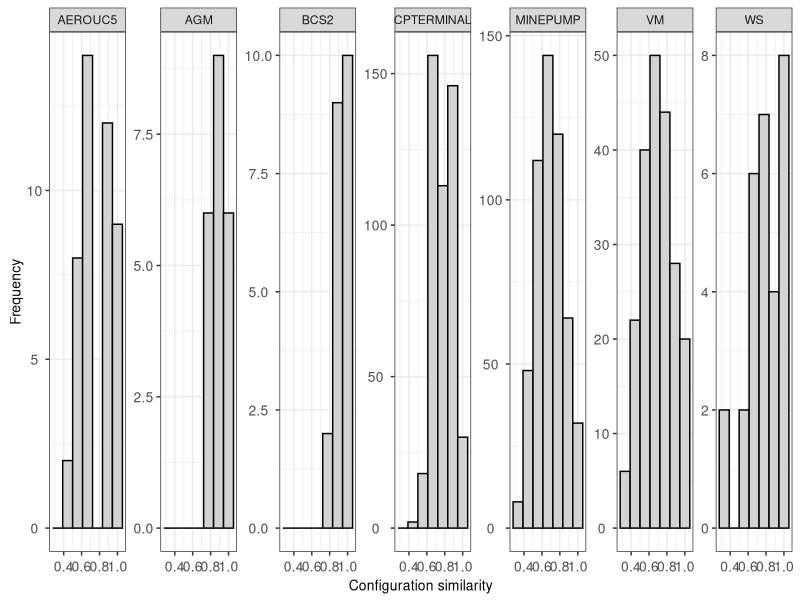
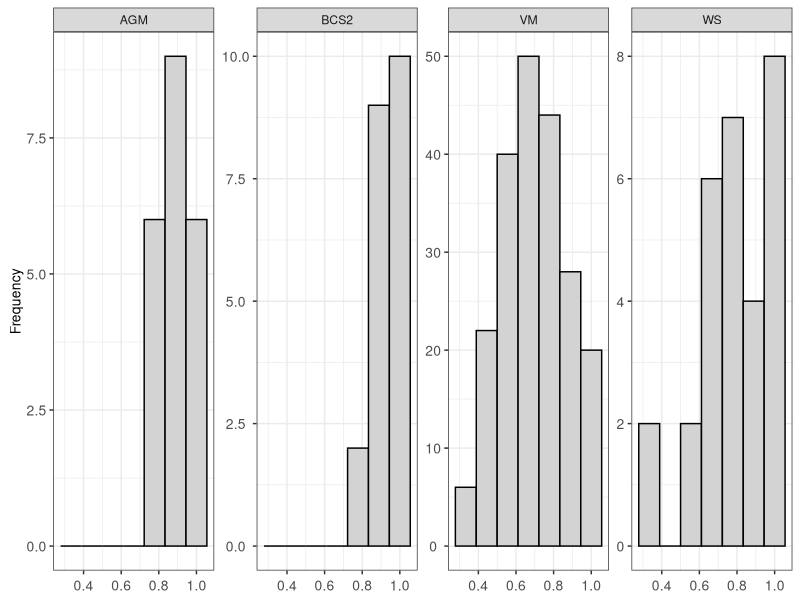
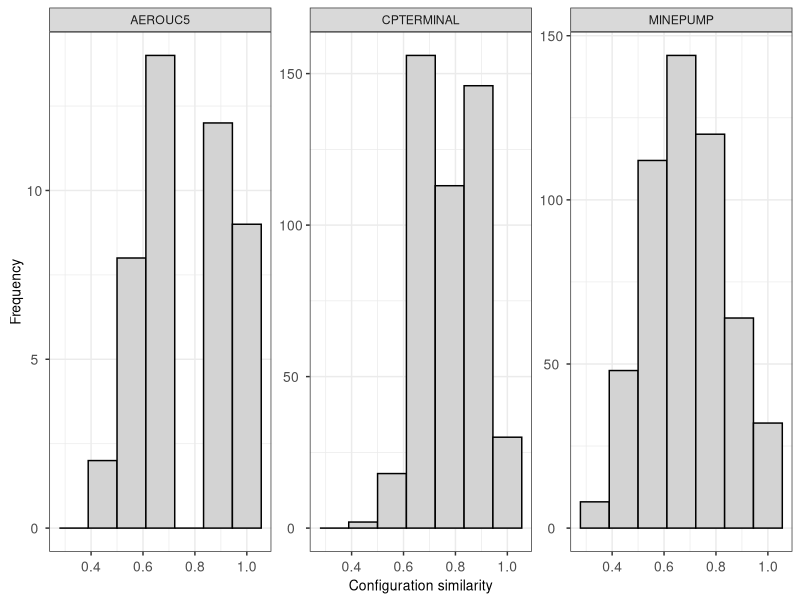

Source code (R) for these figures, in order: (Note: this script raises an error after producing the figures.)
list.of.packages <- c("ggpubr","ggrepel","ggplot2","effsize","stringr","reshape","dplyr", "egg", "gridExtra")

# new.packages <- list.of.packages[!(list.of.packages %in% installed.packages(lib.loc="/home/cdnd1/Rpackages/")[,"Package"])]
# if(length(new.packages)) install.packages(new.packages,lib="/home/cdnd1/Rpackages/")
# lapply(list.of.packages,require,character.only=TRUE, lib.loc="/home/cdnd1/Rpackages/")

new.packages <- list.of.packages[!(list.of.packages %in% installed.packages()[,"Package"])]
if(length(new.packages)) install.packages(new.packages, dependencies = TRUE)
lapply(list.of.packages,require,character.only=TRUE)

rm(new.packages,list.of.packages)

# # Loading log files from pair merging, dissimilarity, and comparelanguage.
# # Then, combine tables in a single data structure
# pair_tabs <- NULL
# # for (an_spl in c("agm", "bcs2")) {
# # for (an_spl in c("agm", "vm", "ws", "bcs2")) {
# # for (an_spl in c("agm", "vm", "ws", "bcs2", "cpterminal", "minepump")) {
# for (an_spl in c("agm", "vm", "ws", "bcs2", "cpterminal", "minepump", "aerouc5")) {
#   tab_c<-read.table(paste("./pair/pair_merging_",an_spl,".log",sep = ""),sep="/", header=TRUE)
#   tab_d<-read.table(paste("./pair/pair_dissimilarity_",an_spl,".log",sep = ""),sep="\t", header=TRUE)
#   tab_l<-read.table(paste("./pair/pair_comparelanguages_",an_spl,".log",sep = ""),sep="|", header=TRUE)
#   tab_m<-merge(merge(tab_c,tab_d),tab_l)
#   tab_m$SPL <- an_spl
#   if(is.null(pair_tabs)){
#     pair_tabs <- tab_m
#   }else{
#     pair_tabs <- rbind(pair_tabs,tab_m)
#   }
#   rm(tab_c,tab_d,tab_l,tab_m)
# }
# write.table(pair_tabs,"./pair_mdc.tab")
pair_tabs<-read.table("./pair_mdc.tab")

# calculate similarity (opposite of dissim)
pair_tabs$ConfigSim <- 1-pair_tabs$ConfigDissim

# calculate model size increment in terms of the maximum size (number of states)
pair_tabs$RatioStates<- apply(pair_tabs[,c("TotalStatesRef","TotalStatesUpdt")],1,sum)
pair_tabs$RatioStates<- pair_tabs$StatesFFSM/pair_tabs$RatioStates

# calculate model size increment in terms of the maximum size (number of transitions)  
pair_tabs$RatioTransitions<- apply(pair_tabs[,c("TotalTransitionsRef","TotalTransitionsUpdt")],1,sum)
pair_tabs$RatioTransitions<- pair_tabs$TransitionsFFSM/pair_tabs$RatioTransitions

# # calculate model size increment in terms of the largest model size (number of states)
# pair_tabs$RatioStatesMax<- apply(pair_tabs[,c("TotalStatesRef","TotalStatesUpdt")],1,max)
# pair_tabs$RatioStatesMax<- pair_tabs$StatesFFSM/pair_tabs$RatioStatesMax
# 
# # calculate model size increment in terms of the largest model size (number of transitions)  
# pair_tabs$RatioTransitionsMax<- apply(pair_tabs[,c("TotalTransitionsRef","TotalTransitionsUpdt")],1,max)
# pair_tabs$RatioTransitionsMax<- pair_tabs$TransitionsFFSM/pair_tabs$RatioTransitionsMax

pair_tabs$SPL<-toupper(pair_tabs$SPL)
# dissimilarity histogram 
filename <- "histogram_ConfigSim.pdf"
p<-ggplot(pair_tabs, aes(x=ConfigSim)) + 
  geom_histogram(color="black", fill="lightgrey", bins=7)+
  labs(x = "Configuration similarity", y = "Frequency")+
  theme_bw()+
  theme(
    plot.title = element_text(hjust = 0.5, size=10),
    axis.text.x  = element_text(angle = 0,   hjust = 0.5, vjust = 0.5, size=10),
    axis.text.y  = element_text(angle = 0,   hjust = 0.5, vjust = 0.5, size=10),
    axis.title.x  = element_text(angle = 0,  hjust = 0.5, vjust = 0.5, size=10),
    axis.title.y  = element_text(angle = 90, hjust = 0.5, vjust = 0.5, size=10)
  )+facet_wrap(SPL~.,scales = "free_y", nrow = 1)
p1 <- p %+% subset(pair_tabs, SPL %in% c("AGM","BCS2","VM","WS")) + labs(x = NULL)
p2 <- p %+% subset(pair_tabs, !SPL %in% c("AGM","BCS2","VM","WS"))
p<-arrangeGrob(grobs = lapply(
  list(p1, p2),
  set_panel_size,
  width = unit(5, "cm"),
  height = unit(4, "cm")
))
print(p)
ggsave(device=cairo_pdf, filename, width = 9.75, height = 4.5, dpi=320,p)
rm(p,p1,p2,filename)

# dissimilarity (RatioStates) histogram
filename <- "histogram_RatioStates.pdf"
p<-ggplot(pair_tabs, aes(x=RatioStates)) +
  geom_histogram(color="black", fill="lightgrey", bins=7)+
  labs(x = "Ratio between FFSM size to total size of products pairs (number of states)", y = "Frequency")+
  theme_bw()+
  theme(
    plot.title = element_text(hjust = 0.5, size=10),
    axis.text.x  = element_text(angle = 0,   hjust = 0.5, vjust = 0.5, size=10),
    axis.text.y  = element_text(angle = 0,   hjust = 0.5, vjust = 0.5, size=10),
    axis.title.x  = element_text(angle = 0,  hjust = 0.5, vjust = 0.5, size=10),
    axis.title.y  = element_text(angle = 90, hjust = 0.5, vjust = 0.5, size=10)
  )+facet_wrap(SPL~.,scales = "free_y", nrow = 1)
p1 <- p %+% subset(pair_tabs, SPL %in% c("AGM","BCS2","VM","WS")) + labs(x = NULL)
p2 <- p %+% subset(pair_tabs, !SPL %in% c("AGM","BCS2","VM","WS"))
p<-arrangeGrob(grobs = lapply(
  list(p1, p2),
  set_panel_size,
  width = unit(5, "cm"),
  height = unit(4, "cm")
))
print(p)
ggsave(device=cairo_pdf, filename, width = 9.75, height = 4.5, dpi=320,p)
rm(p,p1,p2,filename)

# dissimilarity (RatioTransitions) histogram
filename <- "histogram_RatioTransitions.pdf"
p<-ggplot(pair_tabs, aes(x=RatioTransitions)) +
  geom_histogram(color="black", fill="lightgrey", bins=7)+
  labs(x = "Ratio between FFSM size to total size of products pairs (number of transitions)", y = "Frequency")+
  theme_bw()+
  theme(
    plot.title = element_text(hjust = 0.5, size=10),
    axis.text.x  = element_text(angle = 0,   hjust = 0.5, vjust = 0.5, size=10),
    axis.text.y  = element_text(angle = 0,   hjust = 0.5, vjust = 0.5, size=10),
    axis.title.x  = element_text(angle = 0,  hjust = 0.5, vjust = 0.5, size=10),
    axis.title.y  = element_text(angle = 90, hjust = 0.5, vjust = 0.5, size=10)
  )+facet_wrap(SPL~.,scales = "free_y", nrow = 1)
p1 <- p %+% subset(pair_tabs, SPL %in% c("AGM","BCS2","VM","WS")) + labs(x = NULL)
p2 <- p %+% subset(pair_tabs, !SPL %in% c("AGM","BCS2","VM","WS"))
p<-arrangeGrob(grobs = lapply(
  list(p1, p2),
  set_panel_size,
  width = unit(5, "cm"),
  height = unit(4, "cm")
))
print(p)
ggsave(device=cairo_pdf, filename, width = 9.75, height = 4.5, dpi=320,p)
rm(p,p1,p2,filename)

{
  corrMethod<-"pearson"
  # x_col = "RatioStates";          xlab_txt = "Ratio between total sizes of FFSM to products pair (number of states)"
  x_col = "RatioTransitions";     xlab_txt = "Ratio between total sizes of FFSM to products pair (number of transitions)"
  y_col <- "ConfigSim"; ylab_txt <- "Configuration similarity";
  # y_col <- "RatioFeatures"; ylab_txt <- "Amount of feature sharing";
  
  y_title <- "Pearson correlation coefficient - Pairwise analysis"
  filename <- paste("correlation_",x_col,"_",y_col,".pdf",sep = "")
  
  p1 <-ggscatter(subset(pair_tabs, SPL %in% c("AGM","BCS2","VM","WS")),
                 x = x_col, xlab = NULL,
                 y = y_col, ylab = ylab_txt,
                 title = y_title,
                 add = "reg.line",
                 cor.coeff.args = list(method = corrMethod, label.x.npc = 0.00, label.y.npc = 0.00),
                 cor.coef.size = 4,
                 conf.int = TRUE, # Add confidence interval
                 cor.coef = TRUE # Add correlation coefficient. see ?stat_cor
  )+
    theme_bw()+
    theme(
      plot.title = element_text(hjust = 0.5, size=15),
      strip.text.x = element_text(size = 15),
      strip.text.y = element_text(size = 15),
      axis.text.x  = element_text(angle = 0,   hjust = 0.5, vjust = 0.5, size=15),
      axis.text.y  = element_text(angle = 0,   hjust = 0.5, vjust = 0.5, size=15),
      axis.title.x  = element_text(angle = 0,  hjust = 0.5, vjust = 0.5, size=15),
      axis.title.y  = element_text(angle = 90, hjust = 0.5, vjust = 0.5, size=15)
    )+ facet_wrap(SPL~.,scales = "free", nrow = 1)  + labs(x = NULL)
  # facet_wrap(SPL~.,scales = "free_x", nrow = 1)
  # facet_wrap(SPL~., nrow = 1)
  
  p2 <-ggscatter(subset(pair_tabs, !SPL %in% c("AGM","BCS2","VM","WS")),
                 x = x_col, xlab = xlab_txt,
                 y = y_col, ylab = ylab_txt,
                 title = NULL,
                 add = "reg.line",
                 cor.coeff.args = list(method = corrMethod, label.x.npc = 0.00, label.y.npc = 0.00),
                 cor.coef.size = 4,
                 conf.int = TRUE, # Add confidence interval
                 cor.coef = TRUE # Add correlation coefficient. see ?stat_cor
  )+
    theme_bw()+
    theme(
      plot.title = element_text(hjust = 0.5, size=15),
      strip.text.x = element_text(size = 15),
      strip.text.y = element_text(size = 15),
      axis.text.x  = element_text(angle = 0,   hjust = 0.5, vjust = 0.5, size=15),
      axis.text.y  = element_text(angle = 0,   hjust = 0.5, vjust = 0.5, size=15),
      axis.title.x  = element_text(angle = 0,  hjust = 0.5, vjust = 0.5, size=15),
      axis.title.y  = element_text(angle = 90, hjust = 0.5, vjust = 0.5, size=15)
    )+ facet_wrap(SPL~.,scales = "free", nrow = 1)
  p<-arrangeGrob(grobs = lapply(
    list(p1, p2),
    set_panel_size,
    width = unit(9, "cm"),
    height = unit(5, "cm")
  ))
  print(p)
  ggsave(device=cairo_pdf, filename, width = 17, height = 6, dpi=320,p)
  rm(p,p1,p2,filename,x_col,xlab_txt,y_col,ylab_txt,y_title,corrMethod)
}

# # Loading report files of recovering FFSMs from prioritized configurations
# # Then, combine tables in a single data structure
# prtz_tabs <- NULL
# for (logId in seq(0,29)) {
#     logId <- str_pad(logId, 2, pad = "0")
#     # for (an_spl in c("agm", "vm", "ws", "bcs2", "cpterminal", "minepump")) {
#     for (an_spl in c("agm", "vm", "ws", "bcs2", "cpterminal", "minepump", "aerouc5")) {
#       for (xmdp in c("lmdp", "gmdp", "rndp")) {
#       # for (xmdp in c("lmdp", "rndp")) {
#         # for (tsort in c("dis")) {
#         for (tsort in c("dis", "sim")) {
#           if(xmdp=="rndp" && tsort == "sim"){ next }
#           tab<-read.table(paste("./prtz/",xmdp,"_",tsort,"_",logId,"_",an_spl,"_r.txt.log",sep = ""),sep="/", header=TRUE)
#           tab$Index <- seq(nrow(tab))
#           tab$SPL <- an_spl
#           # tab$Prioritization <- paste(xmdp,tsort)
#           tab$Prioritization <- xmdp
#           tab$ID <- logId
#           tab$Criteria <- tsort
#           if(is.null(prtz_tabs)) prtz_tabs <- tab
#           else{
#             prtz_tabs <- rbind(prtz_tabs,tab)
#           }
#         }
#       }
#     }
# }
# write.table(prtz_tabs,"./recov_prtz.tab")
prtz_tabs<-read.table("./recov_prtz.tab")
prtz_tabs<-prtz_tabs[prtz_tabs$Criteria=="dis",]
# prtz_tabs<-prtz_tabs[prtz_tabs$Prioritization!="gmdp",]

prtz_tabs$StatesOrigFFSM <- 0; prtz_tabs$TransitionsOrigFFSM <- 0 

prtz_tabs[prtz_tabs$SPL=='aerouc5',   'StatesOrigFFSM'] <- 25; prtz_tabs[prtz_tabs$SPL=='aerouc5',   'TransitionsOrigFFSM'] <- 25*18
prtz_tabs[prtz_tabs$SPL=='agm',       'StatesOrigFFSM'] <- 6;  prtz_tabs[prtz_tabs$SPL=='agm',       'TransitionsOrigFFSM'] <- 35
prtz_tabs[prtz_tabs$SPL=='bcs2',      'StatesOrigFFSM'] <- 6;  prtz_tabs[prtz_tabs$SPL=='bcs2',      'TransitionsOrigFFSM'] <- 53
prtz_tabs[prtz_tabs$SPL=='cpterminal','StatesOrigFFSM'] <- 11; prtz_tabs[prtz_tabs$SPL=='cpterminal','TransitionsOrigFFSM'] <- 11*15
prtz_tabs[prtz_tabs$SPL=='minepump',  'StatesOrigFFSM'] <- 25; prtz_tabs[prtz_tabs$SPL=='minepump',  'TransitionsOrigFFSM'] <- 25*23
prtz_tabs[prtz_tabs$SPL=='vm',        'StatesOrigFFSM'] <- 14; prtz_tabs[prtz_tabs$SPL=='vm',        'TransitionsOrigFFSM'] <- 197
prtz_tabs[prtz_tabs$SPL=='ws',        'StatesOrigFFSM'] <- 13; prtz_tabs[prtz_tabs$SPL=='ws',        'TransitionsOrigFFSM'] <- 112

# calculate model size increment in terms of the maximum size (number of states)
prtz_tabs$RatioStates<- prtz_tabs$StatesFFSM/apply(prtz_tabs[,c("TotalStatesRef","TotalStatesUpdt")],1,sum)

# calculate model size increment in terms of the maximum size (number of transitions)  
prtz_tabs$RatioTransitions<- prtz_tabs$TransitionsFFSM/apply(prtz_tabs[,c("TotalTransitionsRef","TotalTransitionsUpdt")],1,sum)

# #  
summarized_tab <- prtz_tabs %>%
  group_by(SPL,Prioritization,Criteria,ID) %>%
  summarize(
    sum_StatesFFSM = sum(StatesFFSM),
    sum_TransitionsFFSM = sum(TransitionsFFSM),
    
    sum_RatioStates      = sum(RatioStates),
    sum_RatioTransitions = sum(RatioTransitions),
    
    num_FFSMs = length(StatesFFSM),
    
    StatesOrigFFSM      = mean(StatesOrigFFSM),
    TransitionsOrigFFSM = mean(TransitionsOrigFFSM)
    )
summarized_df<-data.frame(summarized_tab)

summarized_df$APFD_RatioTransitions <- summarized_df$sum_RatioTransitions/summarized_df$num_FFSMs
summarized_df$APFD_RatioStates      <- summarized_df$sum_RatioStates     /summarized_df$num_FFSMs

summarized_df$APFD_StatesOrigFFSM      <- summarized_df$sum_StatesFFSM/(summarized_df$num_FFSMs * summarized_df$StatesOrigFFSM)
summarized_df$APFD_TransitionsOrigFFSM <- summarized_df$sum_TransitionsFFSM/(summarized_df$num_FFSMs * summarized_df$TransitionsOrigFFSM)

summarized_df$Prioritization<- sub("gmdp","Global",summarized_df$Prioritization)
summarized_df$Prioritization<- sub("lmdp","Local",summarized_df$Prioritization)
# summarized_df$Prioritization<- sub("lmdp","Similarity",summarized_df$Prioritization)
summarized_df$Prioritization<- sub("rndp","Random",summarized_df$Prioritization)
summarized_df$SPL<-toupper(summarized_df$SPL)

for (a_metric in c('APFD_StatesOrigFFSM', 'APFD_TransitionsOrigFFSM')) {
# for (a_metric in c('APFD_RatioTransitions', 'APFD_RatioStates')) {
# for (a_metric in c('APFD_RatioTransitions', 'APFD_RatioStates','APFD_StatesOrigFFSM', 'APFD_TransitionsOrigFFSM')) {
  filename <- paste(a_metric,".pdf",sep="")
  p1 <- ggplot(data=summarized_df[summarized_df$SPL %in% c("AGM","BCS2","VM","WS"),], aes_string(x="Prioritization",y=a_metric,color="Prioritization",fill="Prioritization")) +
    geom_boxplot(color = "black")+
    stat_boxplot(geom ='errorbar',color = "black")+
    scale_fill_brewer(palette="Greys") +
    theme_bw() +facet_wrap(SPL~.,scales = "free", nrow = 1) + 
    labs(x = NULL)+
    theme(legend.position = "none")
  p2 <- ggplot(data=summarized_df[!summarized_df$SPL %in% c("AGM","BCS2","VM","WS"),], aes_string(x="Prioritization",y=a_metric,color="Prioritization",fill="Prioritization")) +
    geom_boxplot(color = "black")+
    stat_boxplot(geom ='errorbar',color = "black")+
    scale_fill_brewer(palette="Greys") +
    theme_bw() +facet_wrap(SPL~.,scales = "free", nrow = 1) 
  p<-arrangeGrob(grobs = lapply(
    list(p1, p2),
    set_panel_size,
    width = unit(5, "cm"),
    height = unit(4, "cm")
  ))
  print(p)
  ggsave(device=cairo_pdf, filename, width = 9.75, height = 4.5, dpi=320,p)
  rm(p,p1,p2,filename)
  
}


for (SPL in unique(summarized_df$SPL)) {
  print(paste("#########",SPL,"-",Prtz))
  sub_tab<-summarized_df[(summarized_df$SPL ==SPL),]
  glo_var <- sub_tab[sub_tab$Prioritization=="Global","APFD_TransitionsOrigFFSM"]
  loc_var <- sub_tab[sub_tab$Prioritization=="Local" ,"APFD_TransitionsOrigFFSM"]
  rnd_var <- sub_tab[sub_tab$Prioritization=="Random","APFD_TransitionsOrigFFSM"]
  wilc_glo<-wilcox.test(glo_var,rnd_var)
  wilc_loc<-wilcox.test(loc_var,rnd_var)
  vd_glo<-VD.A(glo_var,rnd_var)
  vd_loc<-VD.A(loc_var,rnd_var)
  print(paste("Global vs. Random: p-value =",wilc_glo$p.value))
  print(paste("Global vs. Random: Â =",vd_glo$estimate,"(",vd_glo$magnitude,")"))
  print(paste("Local  vs. Random: p-value =",wilc_loc$p.value))
  print(paste("Local  vs. Random: Â =",vd_loc$estimate,"(",vd_loc$magnitude,")"))
}
